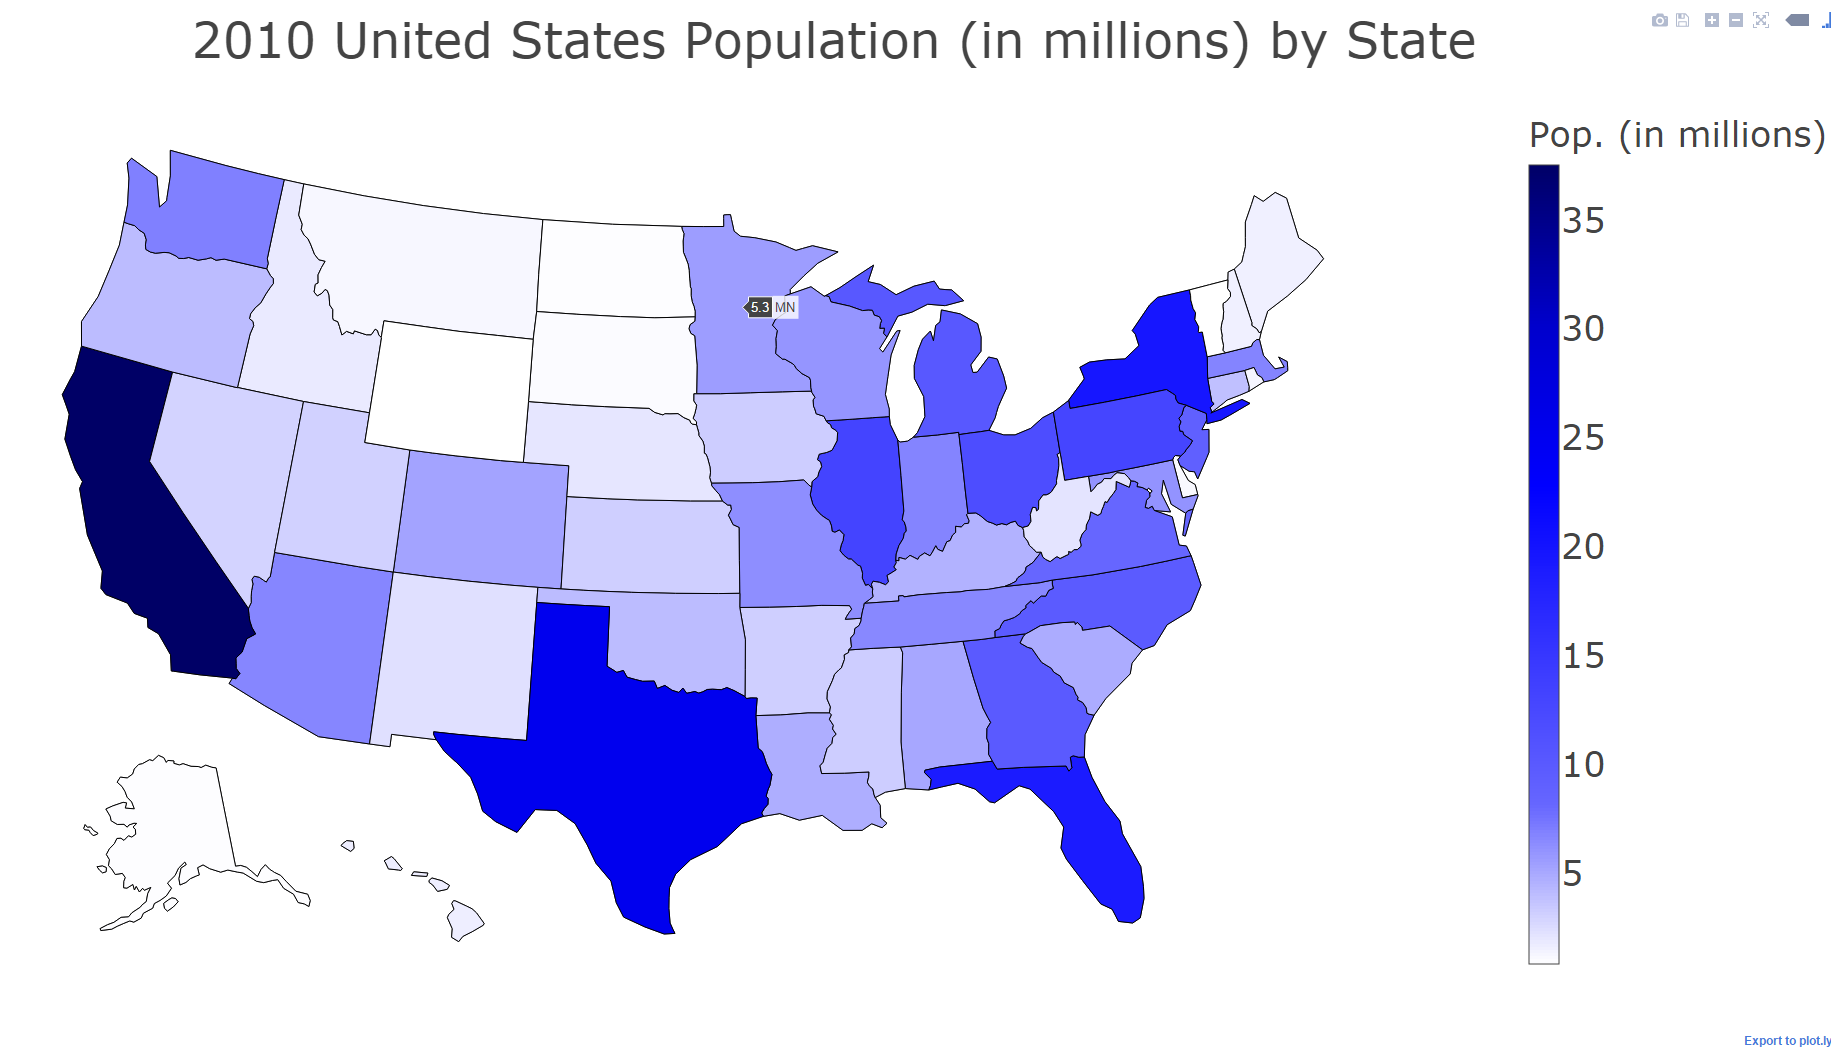

Here is the Python script that generated this plot:
# This script creates a choropleth map of the contiguous United States using (a subset of) 'census_data.csv'.

# A description of 'census_data.csv' can be found in 'census_data_scrape_and_process.R'.
# To avoid an overwhelming plot, I will be using a subset of 'census_data.csv' consisting of
# all observations for the year 2010.

# Import modules.
import os
import pandas as pd
import plotly

# Set working directory.
# This obviously needs to be changed depending on the computer being used.
os.chdir('D:\\Users\\JBansal\\Documents\\GitHub\\visualizations')

# Load data.
census_data = pd.read_csv('census_data.csv',
                          encoding = 'latin-1')

# SUBSET/PROCESS DATA.

# Restrict 'census_subset' to '2010' observations only.
census_subset = census_data[['Name', '2010']]

# Remove aggregate 'United States' population row.
census_subset = census_subset[census_subset['Name'] != 'United States']

# Divide '2010' population value by 1000000 for easier graph viewing.
census_subset['2010'] = census_subset['2010'] / 1000000

# Add state abbreviations. This is necessary for plotting.
census_subset['abbreviations'] = ['AL', 'AK', 'AZ', 'AR', 'CA', 'CO', 'CT', 'DE', 'DC', 'FL', 'GA', 'HI', 'ID', 'IL', 'IN', 'IA', 'KS', 'KY', 'LA',
                                                'ME', 'MD', 'MA', 'MI', 'MN', 'MS', 'MO', 'MT', 'NE', 'NV', 'NH', 'NJ', 'NM', 'NY', 'NC', 'ND', 'OH', 'OK',
                                               'OR', 'PA', 'RI', 'SC', 'SD', 'TN', 'TX', 'UT', 'VT', 'VA', 'WA', 'WV', 'WI', 'WY']

# PLOT DATA.

# Specify color scale using 'red, green, blue' coordinates.
color_scale = [[0.0, 'rgb(255, 255, 255)'],
               [0.2, 'rgb(102, 102, 255)'],
               [0.4, 'rgb(51, 51, 255)'],
               [0.6, 'rgb(0, 0, 255)'],
               [0.8, 'rgb(0, 0, 204)'],
               [1.0, 'rgb(0, 0, 102)']]

# Create choropleth.
choropleth = [dict(
                            type = 'choropleth',
                            colorscale = color_scale,
                            locations = census_subset['abbreviations'],
                            z = census_subset['2010'].round(1),
                            locationmode = 'USA-states',
              colorbar = dict(
                                  title = 'Pop. (in millions)'))]

# Create layout.
layout = dict(
                    title = '2010 United States Population (in millions) by State',
                    geo = dict(
                                    scope = 'usa',
                                    showlakes = False),
                    font = dict(size = 35))

# Plot figure.
# Figure opens in a browser tab.
plotly.offline.plot(dict(data = choropleth,
                         layout = layout))
